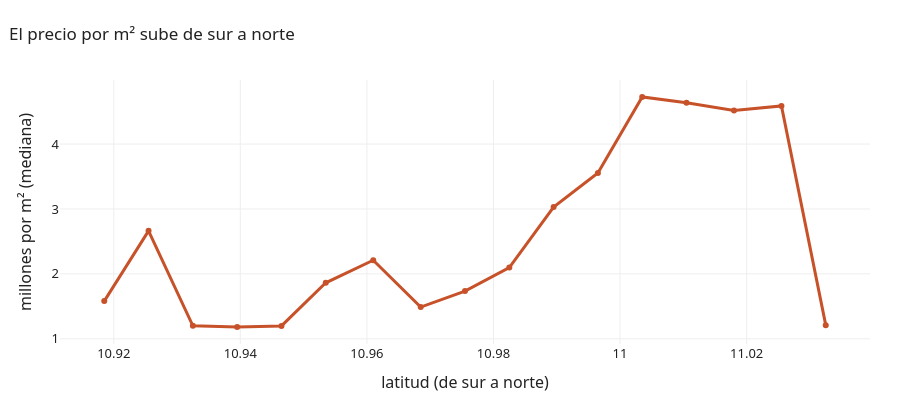

Notebook cell for this chart:
### Code cell
geo["franja"] = pd.cut(geo.lat, bins=18)
perfil = geo.groupby("franja", observed=True).agg(n=("pm2_M", "size"), pm2=("pm2_M", "median")).query("n >= 30")
fig = go.Figure(go.Scatter(x=[iv.mid for iv in perfil.index], y=perfil.pm2, mode="lines+markers",
                           line=dict(color=ROJO, width=3), customdata=perfil.n,
                           hovertemplate="latitud %{x:.3f}: %{y:.2f} M por m² (%{customdata} ventas)<extra></extra>"))
fig.update_xaxes(title="latitud (de sur a norte)")
fig.update_yaxes(title="millones por m² (mediana)")
mostrar(fig, "El precio por m² sube de sur a norte", alto=400)

print("Spearman con el precio por m²:  latitud", round(geo.lat.corr(geo.precio_m2_real, method="spearman"), 2),
      "  longitud", round(geo.lon.corr(geo.precio_m2_real, method="spearman"), 2))
q10, q90 = geo.lat.quantile([0.1, 0.9])
print("El 10% más al norte cuesta", round(geo[geo.lat >= q90].precio_m2_real.median() /
                                         geo[geo.lat <= q10].precio_m2_real.median(), 1), "veces el m² del 10% más al sur")

### Figure 1 — Plotly figure (JSON) as saved in the notebook; plotly's stock layout.template omitted (floating-point values rounded to 4 significant figures)
{"data": [{"customdata": [50, 1086, 481, 506, 578, 810, 1037, 539, 692, 622, 2072, 2215, 1386, 1537, 1288, 415, 136], "hovertemplate": "latitud %{x:.3f}: %{y:.2f} M por m² (%{customdata} ventas)<extra></extra>", "line": {"color": "#C7522A", "width": 3}, "mode": "lines+markers", "type": "scatter", "x": [10.92, 10.93, 10.93, 10.94, 10.95, 10.95, 10.96, 10.97, 10.98, 10.98, 10.99, 11.0, 11.0, 11.01, 11.02, 11.03, 11.03], "y": [1.58, 2.663, 1.2, 1.181, 1.198, 1.863, 2.21, 1.488, 1.736, 2.098, 3.03, 3.555, 4.726, 4.637, 4.518, 4.588, 1.21]}], "layout": {"height": 400, "title": {"text": "El precio por m² sube de sur a norte"}, "xaxis": {"title": {"text": "latitud (de sur a norte)"}}, "yaxis": {"title": {"text": "millones por m² (mediana)"}}}}
